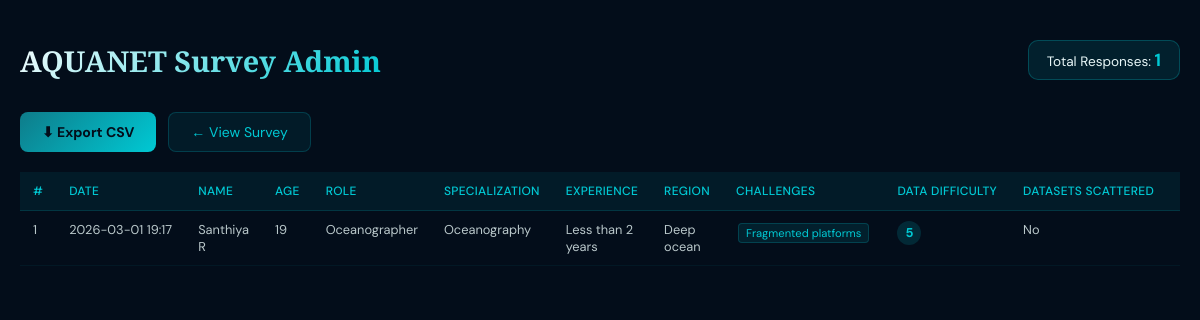
The page /admin on the database its author committed.
### tables this page shows
CREATE TABLE responses (
            id INTEGER PRIMARY KEY AUTOINCREMENT,
            submitted_at TEXT,
            name TEXT,
            age TEXT,
            role TEXT,
            specialization TEXT,
            experience TEXT,
            region TEXT,
            challenges TEXT,
            data_difficulty TEXT,
            datasets_scattered TEXT,
            tools_used TEXT,
            platform_satisfaction TEXT,
            missing_feature TEXT,
            historical_data_access TEXT,
            map_viz_importance TEXT,
            fisheries_integration TEXT,
            species_data_frequency TEXT,
            aware_integrated_platform TEXT,
            platform_meets_needs TEXT,
            aquanet_usefulness TEXT,
            valuable_features TEXT,
            reduce_search_time TEXT,
            genomics_helpfulness TEXT,
            collab_importance TEXT,
            join_community TEXT,
            share_findings TEXT,
            upload_datasets TEXT,
            data_concerns TEXT,
            doi_importance TEXT,
            citizen_science TEXT,
            conservation_impact TEXT,
            likely_to_use TEXT,
            recommend TEXT,
            unique_feature TEXT,
            improvements TEXT,
            comments TEXT,
            future_testing TEXT,
            email TEXT
        );

### app.py (the view)
@app.route('/admin')
def admin():
    conn = get_db()
    rows = conn.execute('SELECT * FROM responses ORDER BY submitted_at DESC').fetchall()
    count = conn.execute('SELECT COUNT(*) FROM responses').fetchone()[0]
    conn.close()
    return render_template('admin.html', rows=rows, count=count)

### app.py (called while the page is built)
def get_db():
    conn = sqlite3.connect(DB_PATH)
    conn.row_factory = sqlite3.Row
    return conn

### templates/admin.html (shortened to what this page needs)
<!DOCTYPE html>
<html lang="en">
<head>
</head>
<body>
<header>
    <h1>AQUANET Survey Admin</h1>
    <div class="stats">
        <div class="stat-badge">Total Responses: <strong>{{ count }}</strong></div>
    </div>
</header>
<div class="actions">
    <a href="/admin/export" class="btn btn-primary">⬇ Export CSV</a>
    <a href="/" class="btn btn-ghost">← View Survey</a>
</div>
<div class="table-wrap">
    {% if rows %}
    <table>
        <thead>
            <tr>
                <th>#</th>
                <th>Date</th>
                <th>Name</th>
                <th>Age</th>
                <th>Role</th>
                <th>Specialization</th>
                <th>Experience</th>
                <th>Region</th>
                <th>Challenges</th>
                <th>Data Difficulty</th>
                <th>Datasets Scattered</th>
                <th>Tools Used</th>
            </tr>
        </thead>
        <tbody>
            {% for row in rows %}
            <tr>
                <td>{{ row['id'] }}</td>
                <td style="white-space:nowrap">{{ row['submitted_at'][:16] }}</td>
                <td>{{ row['name'] or '—' }}</td>
                <td>{{ row['age'] or '—' }}</td>
                <td>{{ row['role'] or '—' }}</td>
                <td>{{ row['specialization'] or '—' }}</td>
                <td>{{ row['experience'] or '—' }}</td>
                <td>{{ row['region'] or '—' }}</td>
                <td>
                    {% if row['challenges'] %}
                        {% for t in row['challenges'].split(', ') %}<span class="tag">{{ t }}</span>{% endfor %}
                    {% else %}—{% endif %}
                </td>
                <td>{% if row['data_difficulty'] %}<span class="rating">{{ row['data_difficulty'] }}</span>{% else %}—{% endif %}</td>
                <td>{{ row['datasets_scattered'] or '—' }}</td>
                <td>
                </td>
            </tr>
            {% endfor %}
        </tbody>
    </table>
    {% else %}
    <div class="empty">No responses yet. Share the survey link to start collecting data!</div>
    {% endif %}
</div>
</body>
</html>

### templates/admin.html (style rules this page uses)
:root { --deep:#030d1a; --ocean:#05244a; --teal:#0e7c8a; --aqua:#00c9d4; --foam:#a8f0f4; --light:#e8f7f8; }
* { margin:0; padding:0; box-sizing:border-box; }
body { background:var(--deep); color:var(--light); font-family:'DM Sans',sans-serif; min-height:100vh; padding:40px 20px; }
header { max-width:1200px; margin:0 auto 32px; display:flex; justify-content:space-between; align-items:center; flex-wrap:wrap; gap:16px; }
h1 { font-family:'Playfair Display',serif; font-size:1.8rem; background:linear-gradient(135deg,#f5fdfe,var(--aqua)); -webkit-background-clip:text; -webkit-text-fill-color:transparent; background-clip:text; }
.stats { display:flex; gap:12px; flex-wrap:wrap; }
.stat-badge { background:rgba(0,201,212,0.1); border:1px solid rgba(0,201,212,0.25); border-radius:10px; padding:8px 18px; font-size:0.85rem; }
.stat-badge strong { color:var(--aqua); font-size:1.1rem; }
.actions { max-width:1200px; margin:0 auto 20px; display:flex; gap:12px; flex-wrap:wrap; }
.btn { display:inline-flex; align-items:center; gap:8px; padding:10px 22px; border-radius:8px; font-family:'DM Sans',sans-serif; font-size:0.875rem; cursor:pointer; text-decoration:none; border:none; transition:all 0.2s; }
.btn-primary { background:linear-gradient(135deg,var(--teal),var(--aqua)); color:var(--deep); font-weight:700; }
.btn-ghost { background:rgba(0,201,212,0.08); border:1px solid rgba(0,201,212,0.2); color:var(--aqua); }
.table-wrap { max-width:1200px; margin:0 auto; overflow-x:auto; }
table { width:100%; border-collapse:collapse; font-size:0.8rem; }
thead tr { background:rgba(0,201,212,0.08); }
th { padding:11px 13px; text-align:left; color:var(--aqua); font-weight:500; letter-spacing:0.3px; white-space:nowrap; border-bottom:1px solid rgba(0,201,212,0.15); font-size:0.75rem; text-transform:uppercase; }
td { padding:10px 13px; border-bottom:1px solid rgba(0,201,212,0.06); color:rgba(232,247,248,0.8); vertical-align:top; }
.tag { display:inline-block; background:rgba(0,201,212,0.1); border:1px solid rgba(0,201,212,0.2); border-radius:4px; padding:2px 7px; font-size:0.7rem; color:var(--aqua); margin:2px; white-space:nowrap; }
.rating { display:inline-block; background:rgba(0,201,212,0.15); border-radius:50%; width:24px; height:24px; line-height:24px; text-align:center; color:var(--aqua); font-weight:700; font-size:0.8rem; }

### rows shown on the page
responses: id "1", submitted_at "2026-03-01 19:17", name "Santhiya R", age "19", role "Oceanographer", specialization "Oceanography", experience "Less than 2 years", region "Deep ocean", challenges "Fragmented platforms", data_difficulty "5", datasets_scattered "No"

### other values the page prints
{{ count }} "1"
